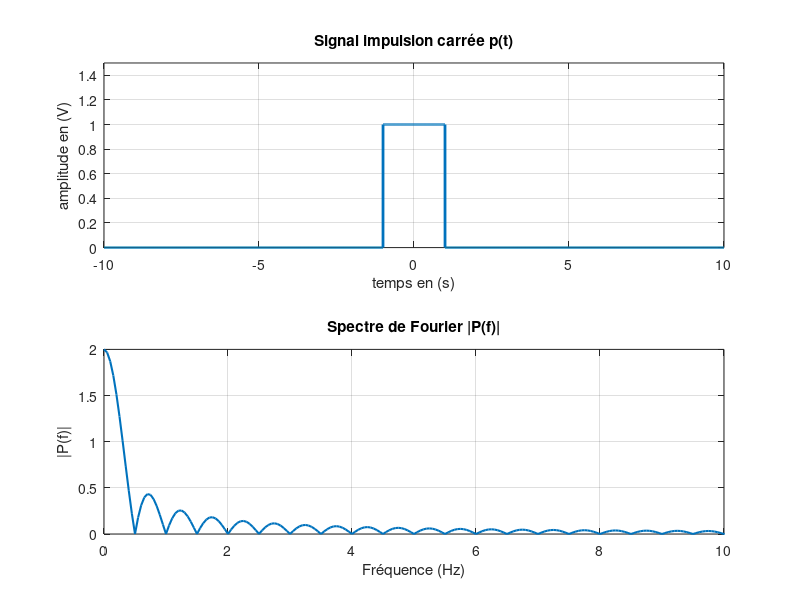

Source code (MATLAB):
Fe = 1000;              % Fréquence d'échantillonnage
t = -10:1/Fe:10;        % Axe temporel

p = zeros(size(t));     
id = (t > -1) & (t <= 1);
p(id) = 1;

sp_p = abs(fft(p));      % Module de la transformée de Fourier
sp_p = sp_p / Fe;        % Normalisation 

N = length(p);           % Nombre d'échantillons
fr = (0:N-1)*(Fe/N);     % Axe des fréquences (Hz)

figure(2);
subplot(2,1,1);
plot(t, p, 'LineWidth', 2); grid on;
axis([-10 10 0 1.5]);
xlabel('temps en (s)');
ylabel('amplitude en (V)');
title('Signal impulsion carrée p(t)');

subplot(2,1,2);
plot(fr, sp_p, 'LineWidth', 1.5); grid on;
xlim([0 10]);                    % Zoom sur les basses fréquences
xlabel('Fréquence (Hz)');
ylabel('|P(f)|');
title('Spectre de Fourier |P(f)|');
